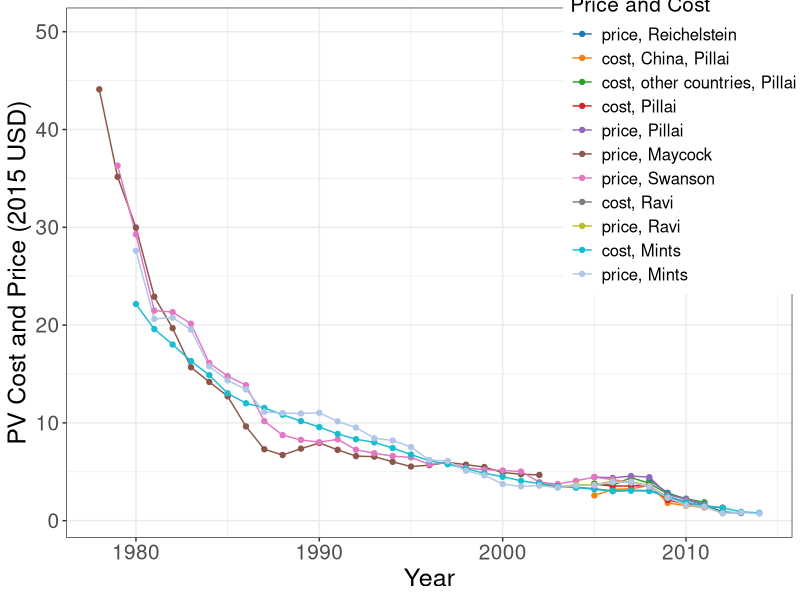

Reproduce this figure in R.
# ----
library(ggplot2)
library(readxl)
library(reshape2)
library(ggsci)

#Set parameters for graphics
axislabelsize <- 1.5
labelsize <- 1.2
graphlinewidth <- 2
segmentlinewidth <- 1.5

# ----
# pull in data
# ----
PV_mod <- read_excel("firmmarketsupply/PV_module _data.xlsx", 
                     range = "A1:L41")

PV <- reshape2::melt(as.data.frame(PV_mod), id="Year")

#PV <- PV %>% separate(col = variable, into = c("variable", "country"), sep = ",")
# ----
# graph
# ----
PV$variable = factor(PV$variable)

pv_plot <-  ggplot(data = PV, aes(x=Year, y=value, group=variable, color = variable)) +
  geom_line() +
  geom_point() +
  xlim(1978, NA) +
  ylim(NA, 50) +
  labs(color = "Price and Cost", x = "Year", y = "PV Cost and Price (2015 USD)") +
  theme_bw() +
  theme(axis.text=element_text(size=15),
        axis.title=element_text(size=18),
        legend.position = c(0.85, 0.75),
        text = element_text(size=15)) +
  scale_color_d3(palette = "category20") 

# ----
#Save plot to PDF
# ----
ggsave(pv_plot, filename = "PV_Module.pdf", 
       path = "firmmarketsupply",
       width = 9, height = 7, units = "in")
# ----
